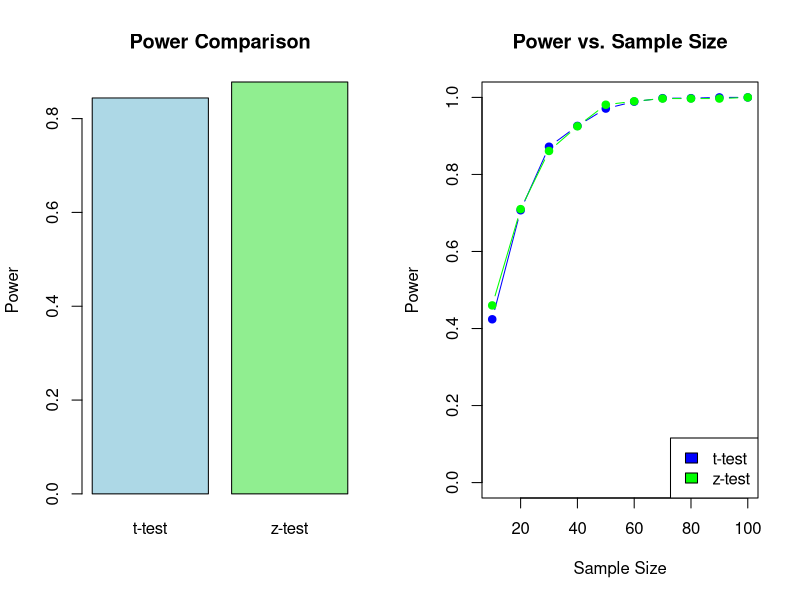

R code for this plot:
# Parameters
mu0 <- 5  # Null hypothesis mean
mu1 <- 6  # Alternative hypothesis mean
sigma <- 2  # Population standard deviation
n <- 30  # Sample size
alpha <- 0.05  # Significance level
N_sim <- 1000  # Number of simulations

# Simulation
set.seed(123)
power_t <- sum(replicate(N_sim, t.test(rnorm(n, mu1, sigma), mu = mu0, alternative = "greater")$p.value < alpha)) / N_sim
power_z <- sum(replicate(N_sim, (mean(rnorm(n, mu1, sigma)) - mu0) / (sigma / sqrt(n)) > qnorm(1 - alpha))) / N_sim

# Output
cat("Power of t-test:", power_t, "\n")
cat("Power of z-test:", power_z, "\n")

# Graphical Output
par(mfrow = c(1, 2))

# Power comparison plot
barplot(c(power_t, power_z), names.arg = c("t-test", "z-test"), col = c("lightblue", "lightgreen"), main = "Power Comparison", ylab = "Power")

# Power vs. Sample Size plot
sample_sizes <- seq(10, 100, by = 10)
power_t_sizes <- sapply(sample_sizes, function(n) sum(replicate(N_sim, t.test(rnorm(n, mu1, sigma), mu = mu0, alternative = "greater")$p.value < alpha)) / N_sim)
power_z_sizes <- sapply(sample_sizes, function(n) sum(replicate(N_sim, (mean(rnorm(n, mu1, sigma)) - mu0) / (sigma / sqrt(n)) > qnorm(1 - alpha))) / N_sim)

plot(sample_sizes, power_t_sizes, type = "b", col = "blue", ylim = c(0, 1), main = "Power vs. Sample Size", xlab = "Sample Size", ylab = "Power", pch = 19)
lines(sample_sizes, power_z_sizes, type = "b", col = "green", pch = 19)
legend("bottomright", legend = c("t-test", "z-test"), fill = c("blue", "green"))
